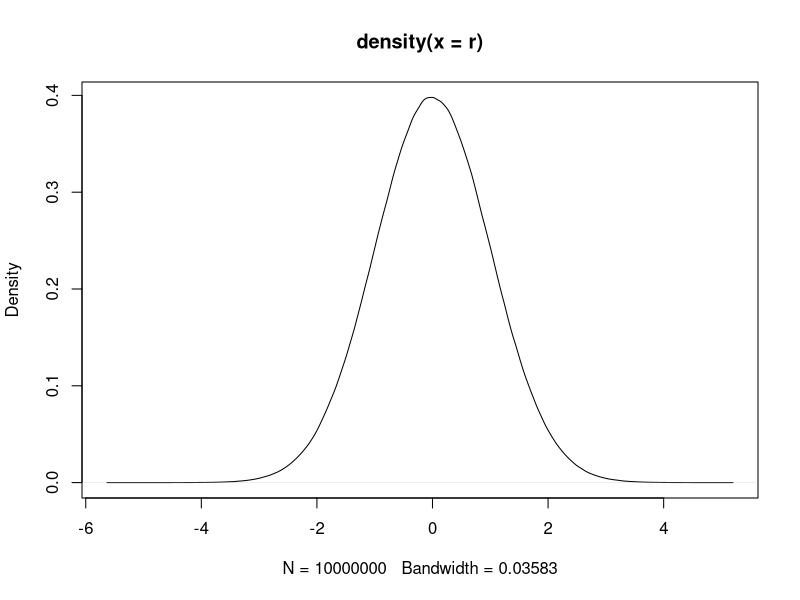
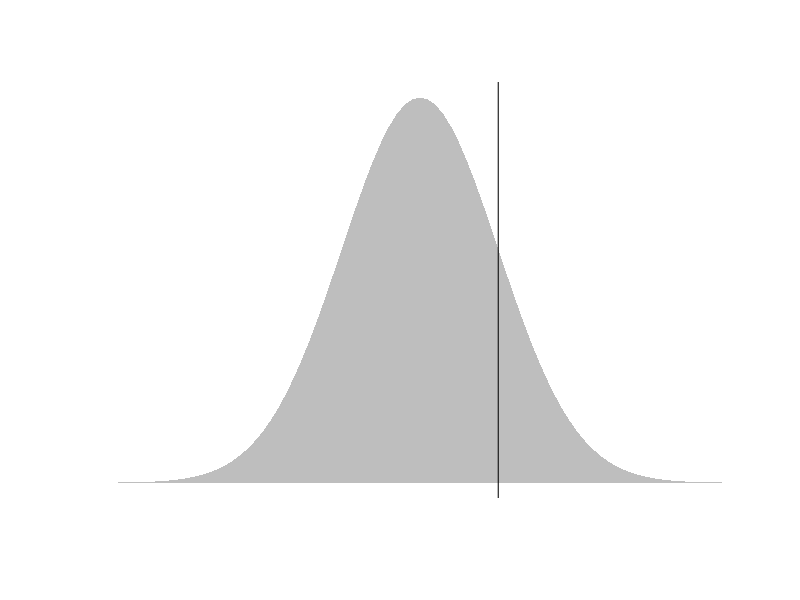
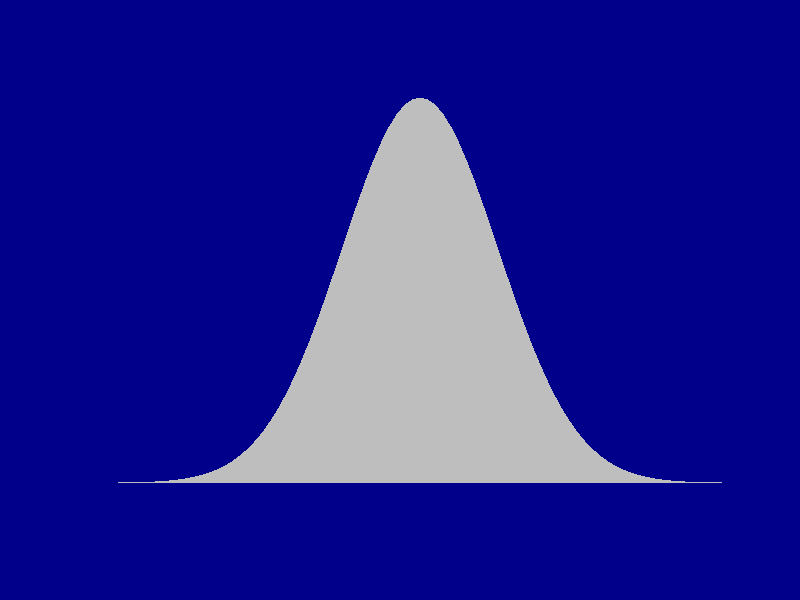

The R source for these figures, in order:
## Plot Gaussian dispersel kernels

# the hard way
r = rnorm(10000000)
plot(density(r))


# the exact way
sigma = 1
mu = 0

x = seq(-4,4,by=0.1)

y = 1/(sigma*sqrt(2*pi))*exp(-(x-mu)^2/(2*sigma^2))
#y2 = exp((-1/2)*x^2)/sqrt(2*pi)

plot(x,y,type="l", col=NA, xaxt="n", yaxt="n", bty="n", xlab="", ylab="")
polygon(x,y, col="grey", border=NA)
abline(v=1)


# the exact way:grey on blue
sigma = 1
mu = 0

x = seq(-4,4,by=0.1)

y = 1/(sigma*sqrt(2*pi))*exp(-(x-mu)^2/(2*sigma^2))
#y2 = exp((-1/2)*x^2)/sqrt(2*pi)

par(bg="dark blue")
plot(x,y,type="l", col=NA, xaxt="n", yaxt="n", bty="n", xlab="", ylab="")
polygon(x,y, col="grey", border=NA)

